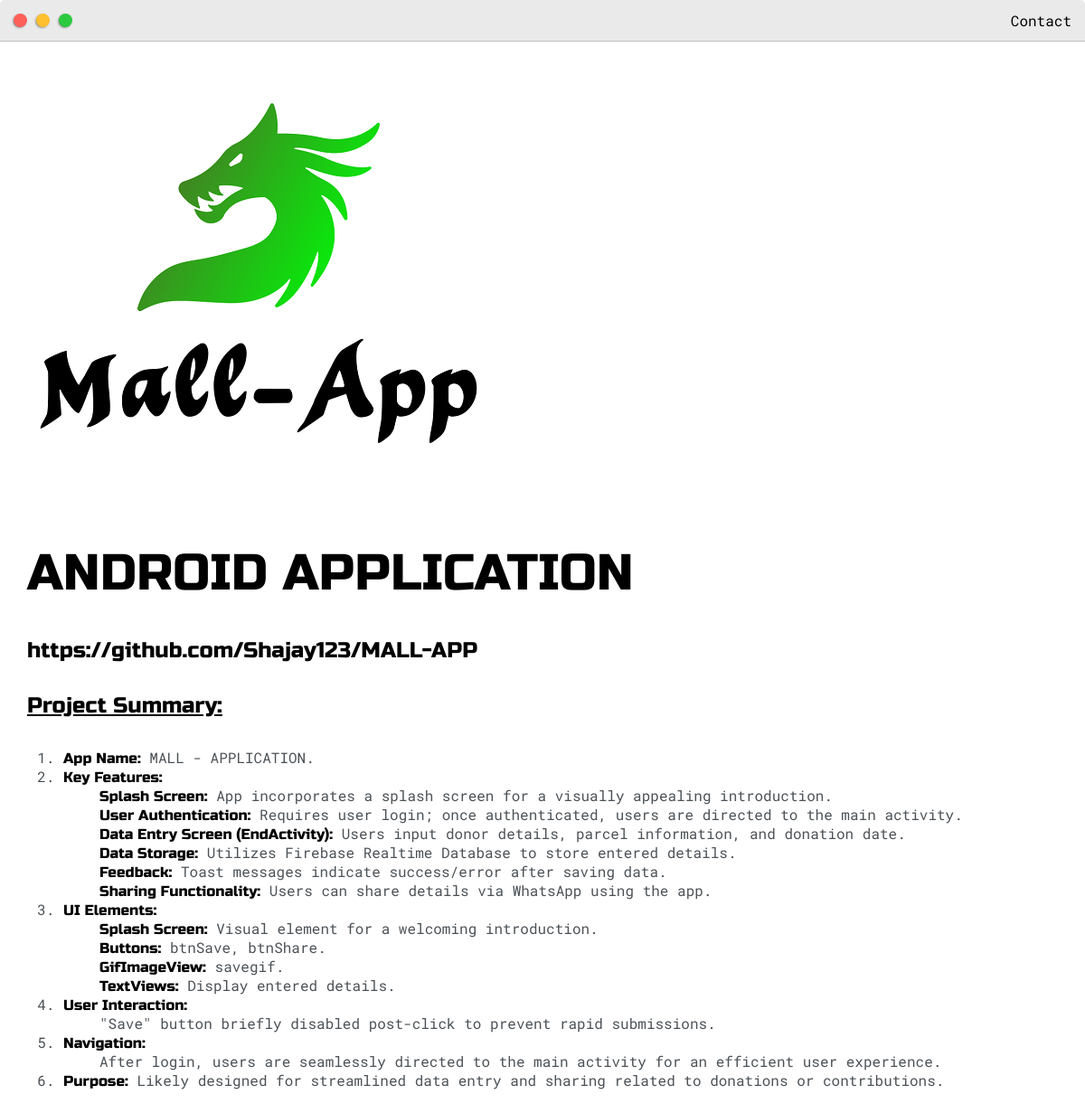
Page /post/android-application/ on the committed database.
### app/models.py (models this page shows, shortened)
class Post(models.Model):
    headline = models.CharField(max_length=200)
    sub_headline = models.CharField(max_length=200, blank=True)
    thumbnail = models.ImageField(null = True,blank = True,upload_to ="images", default = "placeholder.png")
    body = RichTextUploadingField(blank=True)
    created = models.DateTimeField(auto_now_add=True)
    active = models.BooleanField(default=False)
    featured = models.BooleanField(default=False)
    tags = models.ManyToManyField(Tag, null=True)
    slug = models.SlugField(null = True , blank = True)

### app/views.py (the view)
# urls.py: path('post/<slug:slug>/', views.post, name="post"),
def post(request, slug):
    post = get_object_or_404(Post, slug=slug)
    context = {'post': post}
    return render(request, 'base/post.html', context)

### app/templates/base/post.html (shortened to what this page needs)
{% extends 'base/main.html' %}
{% load static %}
{% block content %}
<div class="main-container">
    <link rel="stylesheet" type="text/css" href="{% static 'css/default.css' %}">
    <img src="{{ post.thumbnail.url }}">
    <h1>{{ post.headline }}</h1>
    <h4>{{ post.sub_headline }}</h4>
    <p>{{ post.body|safe }}</p>
</div>
{% endblock content %}

### static/css/default.css (style rules this page uses)
:root { --mainColor:#eaeaea; --secondaryColor:#fff; --borderColor:#c1c1c1; --mainText:black; --secondaryText:#4b5156; --themeDotBorder:#24292e; --previewBg:rgb(251, 249, 243, 0.8); --previewShadow:#f0ead6; --buttonColor:black; }
html, body { padding: 0; margin: 0; scroll-behavior: smooth; }
body * { transition: 0.3s; }
h1, h2, h3, h4, h5, h6, strong { color: var(--mainText); font-family: 'Russo One', sans-serif; font-weight: 500; }
p, li, span, label, input, textarea { color: var(--secondaryText); font-family: 'Roboto Mono', monospace; }
ul { list-style: none; }
h1 { font-size: 56px; }
h4 { font-size: 24px; }
.main-container { width: 1200px; margin: 0 auto; }
@media screen and (max-width: 1200px) { .main-container { width: 95%; } }

### app/templates/base/post.html (style rules this page uses)
img { max-width: 100%; object-fit: cover; }

### rows in the picture
Post: thumbnail (picture), headline "ANDROID APPLICATION", sub_headline "https://github.com/Shajay123/MALL-APP", body "Project Summary: App Name: MALL - APPLICATION. Key Features: Splash Screen: App incorporates a splash screen for a visually appealing introduction. User Authentication: Requires user login; once authenticated, users are directed to the main activity. Data Entry Screen (EndActivity): Users input donor details, parcel information, and donation date. Data Storage: Utilizes Firebase Realtime Database to store entered details. Feedback: Toast messages indicate success/error after saving data. Sharing Functionality: Users can share details via WhatsApp using the app. UI Elements: Splash Screen: Visual element for a welcoming introduction. Buttons: btnSave, btnShare. GifImageView: savegif.…"
